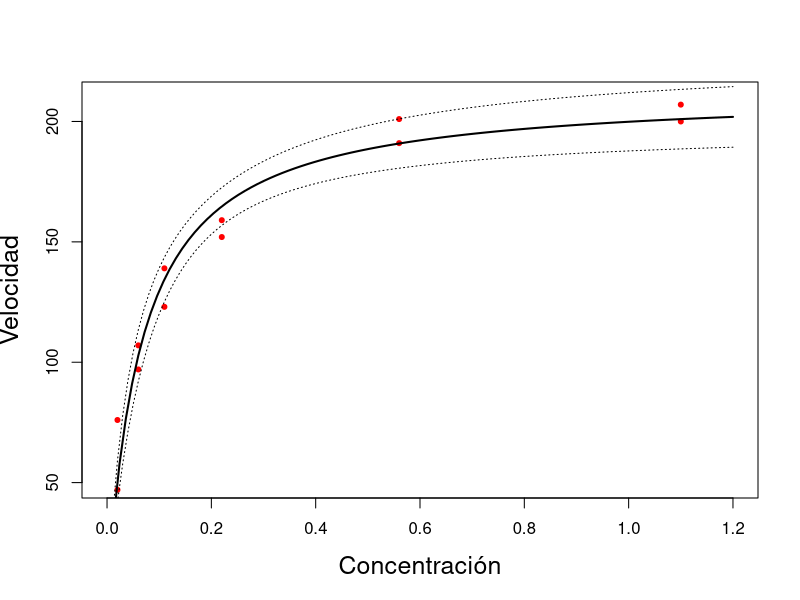

Write the R code that produced this figure. (Note: this script raises an error after producing the figure.)

# lectura de datos.
data = read.csv("Puromycin.csv")

# Estimador de mínimos cuadrados ordinarios no lineales.

nonlinearmod = nls(Velocity ~ beta1*Conc/(beta2 + Conc), data = data, 
                   start = list(beta1=205, beta2=0.08),
                   trace = TRUE)
summary(nonlinearmod)

# Intervalos de confianza para la respuesta media.

# Método delta

fgh2 <- deriv(Velocity ~ beta1*Conc/(beta2 + Conc), c("beta1", "beta2"), 
              function(beta1, beta2, Conc){} ) 

x.new <- seq(0.01, 1.2, by=0.01)
beta2.est <- coef(nonlinearmod)
f.new <- fgh2(beta2.est[1],beta2.est[2], x.new)

g.new <- attr(f.new,"gradient")
V.beta2 <- vcov(nonlinearmod)
GS=rowSums((g.new%*%V.beta2)*g.new)

t <- qt(0.975,10)
deltaf <- sqrt(GS)*t

ci.lines<-function(nonlinearmod){
  
  yv <- f.new
  ci<-deltaf
  uyv<-yv+ci
  lyv<-yv-ci
  lines(x.new,uyv,lty=3)
  lines(x.new,lyv,lty=3)
    }

plot(data$Conc,data$Velocity,pch=20,main="", cex.lab=1.5,
     cex.main=1.5, xlab = "Concentración", ylab= "Velocidad", xlim = c(0, 1.2),
     ylim = c(50,210), col = "red")
x <- seq(0,1.2,0.01)
curve(212.7*x/(0.06412+ x), add = TRUE, col = "black", lwd =2)
ci.lines(nonlinearmod)

# Aproximación Bates & Watts (1988, p. 59)

xnew <- seq(min(data$Conc),max(data$Conc),0.01) 
ynew = theta1*xnew/(theta2 + xnew) 
windows(width = 5.5, height = 7)
par(mfrow=c(1,1),mai=c(0.9,0.9,0.5,0.5),mgp=c(2.0,0.6,0),cex=1.2)
plot(data$Conc, data$Velocity, pch=20, col = "red", las =1,
     xlab = "Concentration (ppm)",
     ylab = expression(Velocity ~ (counts/min^2)))
lines(xnew,ynew,lwd=2)
lines(xnew,ynew+summary(nonlinearmod)$sigma,lwd=2,lty=3)
lines(xnew,ynew-summary(nonlinearmod)$sigma,lwd=2,lty=3)

# Simulación de Monte Carlo





